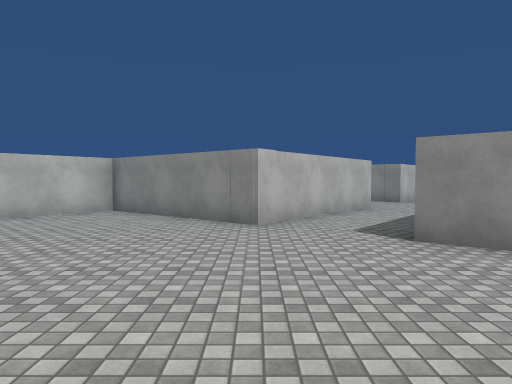
View 1 (above)

12 first-person views from a walk through a scene from a Unity 3-D project. The camera is 1.5 m above the floor, tilts 2° down and sees 70° across. The floor is counted in squares, 2 m on a side. Each view is taken from the middle of a square. On the plan, view 1 faces up. The plan holds only what a view shows up to about 11 squares ahead; the rest is blank. The place goes on beyond the plan. The player character is not drawn. Surface patterns are stand-ins for the level's own textures.

View 2
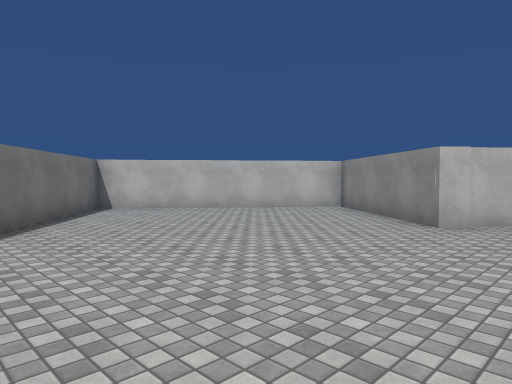

View 3
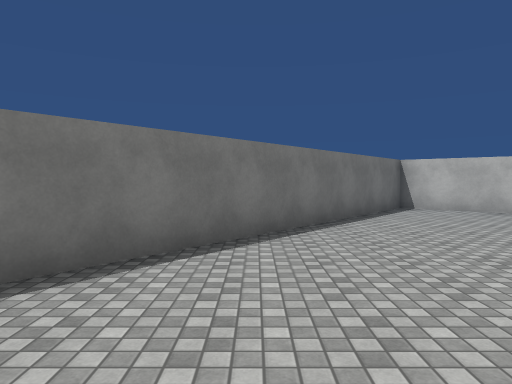

View 4
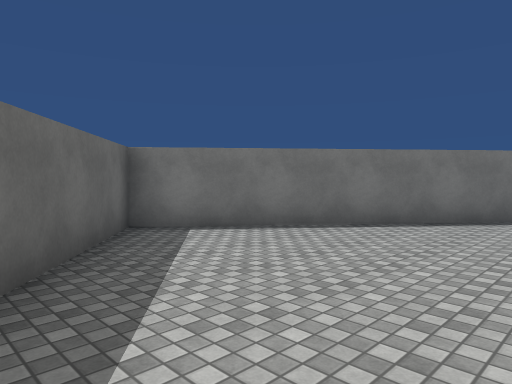

View 5
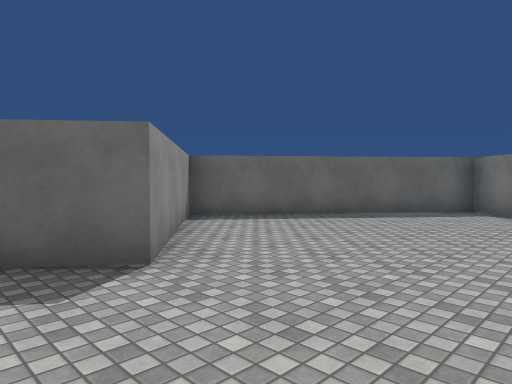

View 6
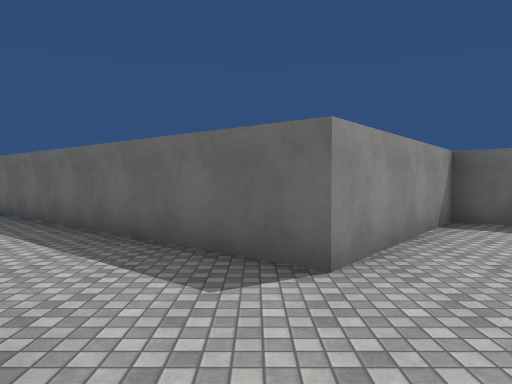

View 7
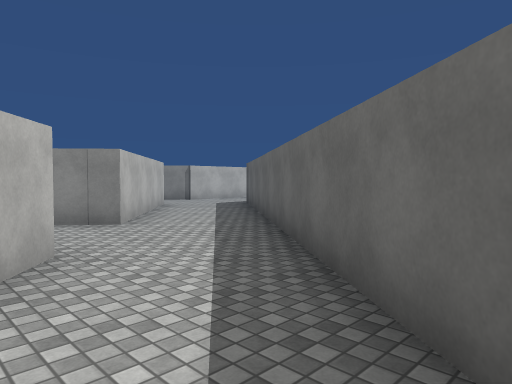

View 8
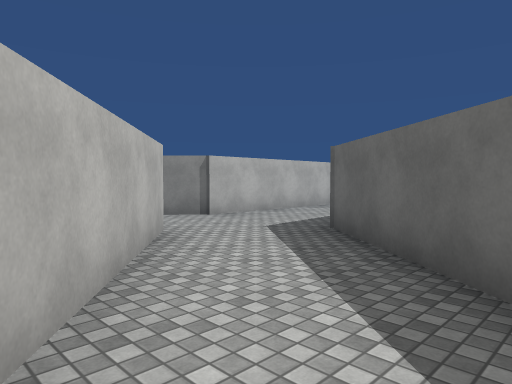

View 9
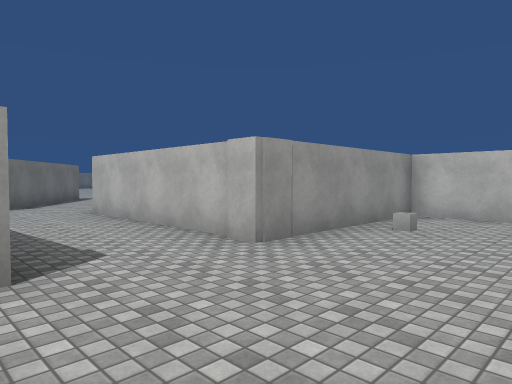

View 10
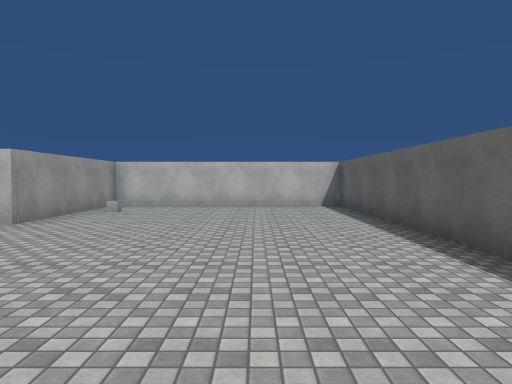

View 11
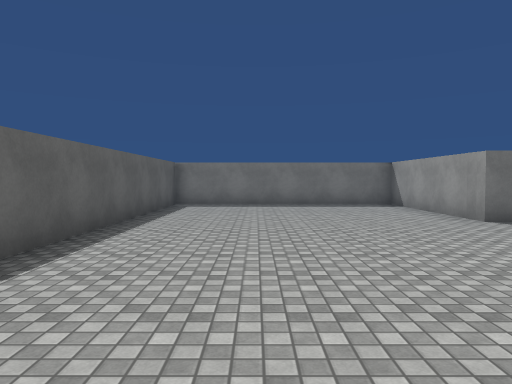

View 12
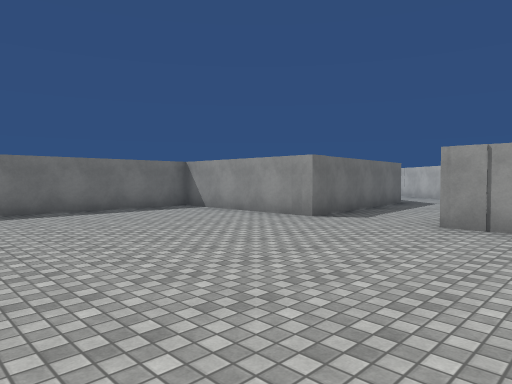

### Floor plan
Points are (right, up) in squares from view 1. A wall is a line through its corners. A room is listed if a view was taken in it or the views show most of it. See-through windows are left out.
Room 1 (views 1, 2, 3, 4, 5, 6)
walls: (-0.1, 6) (-3.4, 8.7) (-7.5, 3.7) (1.4, -3.4) (5.4, 1.6) (1.9, 4.4)
ways out: opening at (1, 6) to room 2
Room 2 (views 7, 8, 9, 10, 11, 12)
walls: (10.3, 14.2) (15, 14.6) (15, 10.1) (21.4, 10.1) (21.4, 21.5) (15, 21.5) (15, 17.1) (9.9, 17.1) (9, 17.9); (7.9, 15.8) (4.7, 11.8) (3.8, 12.5); (3.2, 9.9) (-0.1, 6); (1.9, 4.4) (9.8, 14.1)
ways out: opening at (1, 6) to room 1; opening at (3, 11); opening at (8, 16.5)

Positions as (right, up) in squares from view 1, and headings:
1: (0, 0), facing up
2: (2, 0), facing up-left
3: (2, 0), facing left
4: (4, 2), facing down-left
5: (-1, 6), facing down-right
6: (-1, 5), facing right
7: (2, 6), facing up-right
8: (5, 11), facing up-right
9: (18, 14), facing up-left
10: (19, 11), facing up
11: (19, 21), facing down
12: (21, 19), facing down-left
